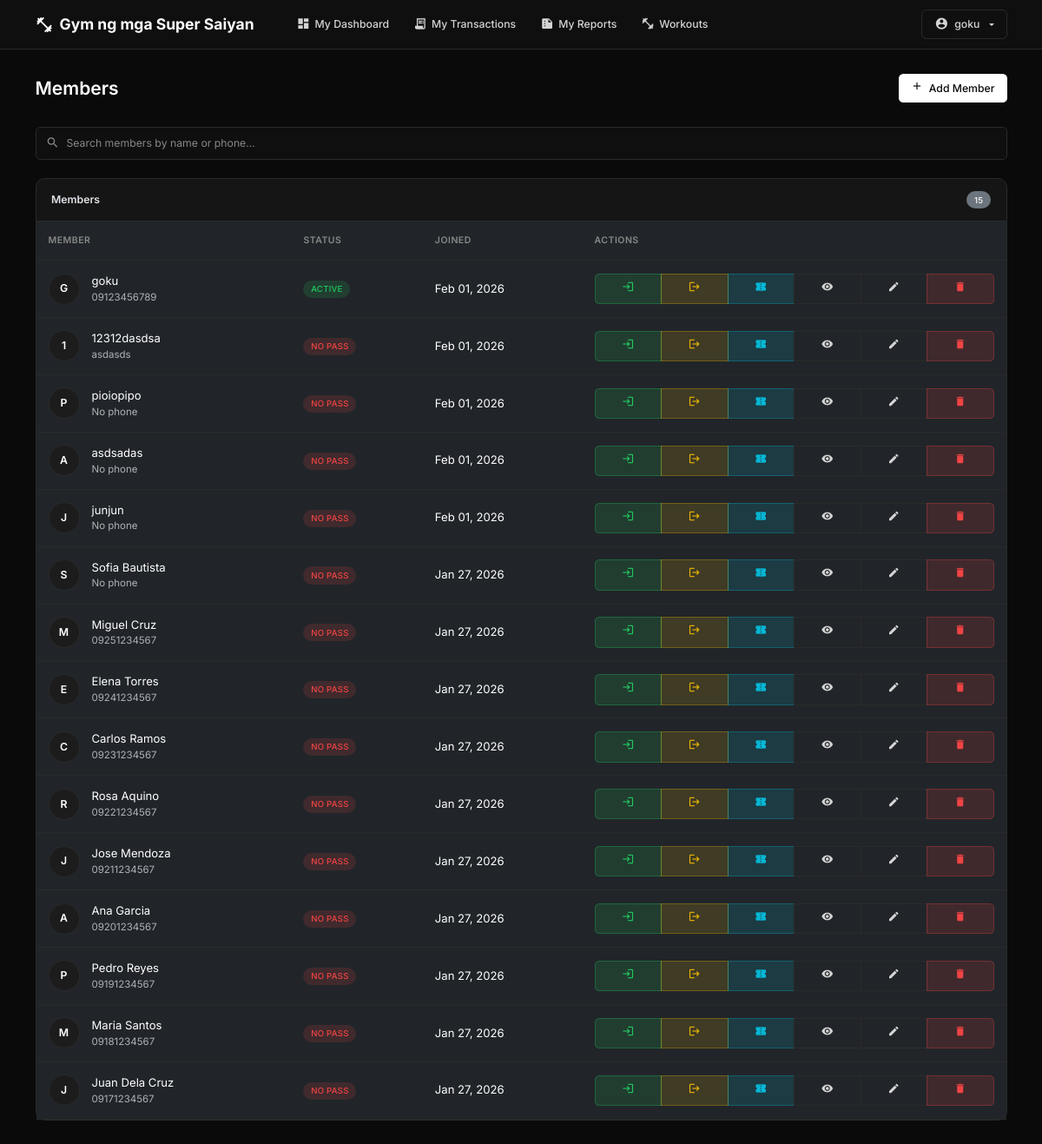
Page /members/ (signed in) on the committed database.
### core/models.py (models this page shows, shortened)
class Member(models.Model):
    name = models.CharField(max_length=200)
    phone = models.CharField(max_length=20, blank=True, null=True)
    user = models.OneToOneField(User, on_delete=models.CASCADE, null=True, blank=True)
    created_at = models.DateTimeField(auto_now_add=True)
    class Meta:
        ordering = ['-created_at']
    def get_active_pass(self):
        today = timezone.now().date()
        return self.passes.filter(
            start_date__lte=today,
            end_date__gte=today,
            status='active'
        ).first()
    def has_active_pass(self):
        return self.get_active_pass() is not None

### core/views.py (the view, shortened to what this page needs)
# urls.py: path('members/', views.members_list, name='members_list'),
@login_required
def members_list(request):
    query = request.GET.get('q', '')
    members = Member.objects.all()
    if query:
        members = members.filter(
            Q(name__icontains=query) | Q(phone__icontains=query)
        )
    form = MemberForm()
    context = {
        'members': members,
        'plans': MembershipPlan.objects.filter(is_active=True),  # Pass active plans
        'form': form,
        'query': query,
        'page_title': 'Members',
    }
    return render(request, 'pages/members.html', context)

### core/forms.py
class MemberForm(forms.ModelForm):
    class Meta:
        model = Member
        fields = ['name', 'phone']
        widgets = {
            'name': forms.TextInput(attrs={
                'class': 'form-control',
                'placeholder': 'Enter member name'
            }),
            'phone': forms.TextInput(attrs={
                'class': 'form-control',
                'placeholder': 'Phone number (optional)'
            }),
        }

### templates/pages/members.html (shortened to what this page needs)
{% extends 'base.html' %}
{% block page_actions %}
<button class="btn btn-primary" data-bs-toggle="modal" data-bs-target="#createMemberModal">
    <span class="material-icons me-1" style="font-size: 1rem;">add</span>
    Add Member
</button>
{% endblock %}
{% block content %}
<div class="mb-4">
    <div class="search-bar">
        <span class="material-icons">search</span>
        <input type="text"
               id="memberSearchInput"
               class="form-control"
               placeholder="Search members by name or phone..."
               aria-label="Search members"
               value="{{ query|default:'' }}">
    </div>
</div>
<div class="card animate-in">
    <div class="card-header d-flex justify-content-between align-items-center">
        <span>Members{% if query %} <span class="text-muted">(filtered)</span>{% endif %}</span>
        <span class="badge bg-secondary">{{ members.count }}</span>
    </div>
    <div class="card-body p-0">
        <div class="table-responsive">
            <table class="table table-hover mb-0">
                <thead>
                    <tr>
                        <th>Member</th>
                        <th>Status</th>
                        <th>Joined</th>
                        <th>Actions</th>
                    </tr>
                </thead>
                <tbody>
                    {% for member in members %}
                    <tr>
                        <td>
                            <div class="d-flex align-items-center">
                                <div class="avatar me-3">{{ member.name|slice:":1"|upper }}</div>
                                <div>
                                    <a href="{% url 'member_detail' member.pk %}">{{ member.name }}</a>
                                    <div class="small text-muted">{{ member.phone|default:"No phone" }}</div>
                                </div>
                            </div>
                        </td>
                        <td>
                            {% if member.has_active_pass %}
                                {% include 'atoms/badge.html' with type="active" text="Active" %}
                            {% else %}
                                {% include 'atoms/badge.html' with type="expired" text="No Pass" %}
                            {% endif %}
                        </td>
                        <td>{{ member.created_at|date:"M d, Y" }}</td>
                        <td>
                            <div class="d-none d-xl-flex btn-group btn-group-sm">
                                <a href="{% url 'check_in_member' member.pk %}" class="btn btn-success" title="Time In" aria-label="Time In">
                                    <span class="material-icons" style="font-size: 1rem;">login</span>
                                </a>
                                <a href="{% url 'check_out_member' member.pk %}" class="btn btn-warning" title="Time Out" aria-label="Time Out">
                                    <span class="material-icons" style="font-size: 1rem;">logout</span>
                                </a>
                                <button type="button" class="btn btn-info" onclick="openSellPassModal({{ member.pk }}, '{{ member.name|escapejs }}')" title="Give Pass" aria-label="Give Pass">
                                    <span class="material-icons" style="font-size: 1rem;">confirmation_number</span>
                                </button>
                                <a href="{% url 'member_detail' member.pk %}" class="btn btn-outline-light" title="View" aria-label="View Member">
                                    <span class="material-icons" style="font-size: 1rem;">visibility</span>
                                </a>
                                <a href="{% url 'member_edit' member.pk %}" class="btn btn-outline-light" title="Edit" aria-label="Edit Member">
                                    <span class="material-icons" style="font-size: 1rem;">edit</span>
                                </a>
                                <button type="button" class="btn btn-danger" onclick="confirmDelete('{{ member.name|escapejs }}', '{% url 'member_delete' member.pk %}')" title="Delete" aria-label="Delete Member">
                                    <span class="material-icons" style="font-size: 1rem;">delete</span>
                                </button>
                            </div>
                        </td>
                    </tr>
                    {% endfor %}
                </tbody>
            </table>
        </div>
    </div>
</div>
{% endblock %}

### templates/base.html (shortened to what this page needs)
<!DOCTYPE html>
<html lang="en" data-bs-theme="{% if user.settings %}{{ user.settings.theme }}{% elif user.member and user.member.profile %}{{ user.member.profile.theme }}{% else %}dark{% endif %}" class="{% if user.settings %}font-{{ user.settings.font_size }}{% elif user.member and user.member.profile %}font-{{ user.member.profile.font_size }}{% else %}font-medium{% endif %}">
<head>
    <link href="https://cdn.jsdelivr.net/npm/bootstrap@5.3.2/dist/css/bootstrap.min.css" rel="stylesheet">
</head>
<body>
    <nav class="navbar navbar-expand-lg sticky-top">
        <div class="container">
            <a class="navbar-brand" href="{% url 'dashboard' %}">
                <span class="material-icons">fitness_center</span>
                Gym ng mga Super Saiyan
            </a>
            <div class="collapse navbar-collapse" id="navbarNav">
                <ul class="navbar-nav me-auto ms-4">
                    {% if user.member %}
                    <li class="nav-item">
                        <a class="nav-link {% if request.resolver_match.url_name == 'customer_dashboard' %}active{% endif %}" href="{% url 'customer_dashboard' %}">
                            <span class="material-icons">dashboard</span>
                            My Dashboard
                        </a>
                    </li>
                    <li class="nav-item">
                        <a class="nav-link {% if request.resolver_match.url_name == 'customer_transactions' %}active{% endif %}" href="{% url 'customer_transactions' %}">
                            <span class="material-icons">receipt_long</span>
                            My Transactions
                        </a>
                    </li>
                    <li class="nav-item">
                        <a class="nav-link {% if request.resolver_match.url_name == 'customer_reports' %}active{% endif %}" href="{% url 'customer_reports' %}">
                            <span class="material-icons">summarize</span>
                            My Reports
                        </a>
                    </li>
                    <li class="nav-item">
                        <a class="nav-link {% if 'my-workouts' in request.path %}active{% endif %}" href="{% url 'workout_library' %}">
                            <span class="material-icons">fitness_center</span>
                            Workouts
                        </a>
                    </li>
                    {% endif %}
                </ul>
                <div class="dropdown">
                    <button class="btn btn-outline-light dropdown-toggle d-flex align-items-center gap-2" type="button" data-bs-toggle="dropdown">
                        <span class="material-icons" style="font-size: 1.125rem;">account_circle</span>
                        {{ user.username|default:"Admin" }}
                    </button>
                </div>
            </div>
        </div>
    </nav>
    <main class="main-content" id="main-content">
        <div class="container">
            <div class="page-header d-flex justify-content-between align-items-center">
                <h1>{{ page_title|default:"Dashboard" }}</h1>
                <div>{% block page_actions %}{% endblock %}</div>
            </div>
            {% block content %}{% endblock %}
        </div>
    </main>
    <link href="https://cdn.jsdelivr.net/npm/tom-select@2.3.1/dist/css/tom-select.bootstrap5.min.css" rel="stylesheet">
    <div class="toast-container position-fixed bottom-0 end-0 p-3">
    </div>
</body>
</html>

### templates/atoms/badge.html
<span class="badge badge-{{ type }}">{{ text }}</span>

### templates/base.html (style rules this page uses)
:root { --bg-primary: #0a0a0a; --bg-secondary: #0f0f0f; --bg-card: #151515; --bg-hover: #1c1c1c; --border-color: #2a2a2a; --text-primary: #ffffff; --text-secondary: #d4d4d4; --text-muted: #888888; --accent: #ffffff; }
html.font-small { font-size: 14px; }
* { font-family: 'Inter', -apple-system, BlinkMacSystemFont, sans-serif; }
body { background: var(--bg-primary); color: var(--text-primary); min-height: 100vh; }
.navbar { background: var(--bg-secondary); border-bottom: 1px solid var(--border-color); padding: 0.75rem 0; }
.navbar-brand { font-weight: 700; font-size: 1.25rem; color: var(--text-primary) !important; display: flex; align-items: center; gap: 0.5rem; }
.navbar-brand .material-icons { font-size: 1.5rem; }
.nav-link { color: var(--text-secondary) !important; font-weight: 500; font-size: 0.875rem; padding: 0.5rem 1rem !important; border-radius: 0.375rem; transition: all 0.2s ease; display: flex; align-items: center; gap: 0.375rem; }
.nav-link .material-icons { font-size: 1.125rem; }
.main-content { padding: 2rem 0; min-height: calc(100vh - 60px); }
.page-header { margin-bottom: 2rem; }
.page-header h1 { font-weight: 600; font-size: 1.5rem; margin: 0; }
.card { background: var(--bg-card); border: 1px solid var(--border-color); border-radius: 0.75rem; transition: all 0.2s ease; }
.card-header { background: transparent; border-bottom: 1px solid var(--border-color); padding: 1rem 1.25rem; font-weight: 600; font-size: 0.875rem; }
.card-body { padding: 1.25rem; }
.table { color: var(--text-primary); margin: 0; }
.table thead th { border-bottom: 1px solid var(--border-color); font-weight: 600; text-transform: uppercase; font-size: 0.75rem; letter-spacing: 0.5px; color: var(--text-muted); padding: 1rem; }
.table tbody td { border-bottom: 1px solid var(--border-color); padding: 1rem; vertical-align: middle; font-size: 0.9375rem; }
.table tbody tr { transition: background 0.15s ease; }
.badge { font-weight: 500; font-size: 0.6875rem; padding: 0.375rem 0.625rem; border-radius: 1rem; text-transform: uppercase; letter-spacing: 0.25px; }
.badge-active { background: rgba(34, 197, 94, 0.15); color: #22c55e; }
.badge-expired { background: rgba(239, 68, 68, 0.15); color: #ef4444; }
.btn { font-size: 0.875rem; font-weight: 500; padding: 0.5rem 1rem; border-radius: 0.375rem; transition: all 0.15s ease; }
.btn-primary { background: var(--text-primary); border: none; color: var(--bg-primary); }
.btn-outline-light { border-color: var(--border-color); color: var(--text-secondary); }
.btn-danger { background: rgba(239, 68, 68, 0.15); border: 1px solid rgba(239, 68, 68, 0.3); color: #ef4444; }
.btn-success { background: rgba(34, 197, 94, 0.15); border: 1px solid rgba(34, 197, 94, 0.3); color: #22c55e; }
.btn-warning { background: rgba(234, 179, 8, 0.15); border: 1px solid rgba(234, 179, 8, 0.3); color: #eab308; }
.btn-info { background: rgba(6, 182, 212, 0.15); border: 1px solid rgba(6, 182, 212, 0.3); color: #06b6d4; }
.form-control, .form-select { background: var(--bg-secondary); border: 1px solid var(--border-color); color: var(--text-primary); border-radius: 0.375rem; padding: 0.625rem 0.875rem; font-size: 0.875rem; transition: all 0.15s ease; }
.form-control::placeholder { color: var(--text-muted); }
.search-bar { position: relative; }
.search-bar .material-icons { position: absolute; left: 0.875rem; top: 50%; transform: translateY(-50%); color: var(--text-muted); font-size: 1.125rem; }
.search-bar input { padding-left: 2.5rem; }
.animate-in { animation: fadeIn 0.3s ease forwards; }
.avatar { width: 36px; height: 36px; border-radius: 50%; background: var(--bg-hover); border: 1px solid var(--border-color); display: flex; align-items: center; justify-content: center; font-weight: 600; font-size: 0.875rem; }
a { color: var(--text-primary); text-decoration: none; transition: color 0.15s ease; }
.page-header h1 { font-size: clamp(1.25rem, 4vw, 1.5rem); }
.table-responsive { -webkit-overflow-scrolling: touch; }

### rows in the picture
Member: name "G", name "goku", phone "09123456789", text "ACTIVE", created_at "Feb 01, 2026"
Member: name "1", name "12312dasdsa", phone "asdasds", text "NO PASS", created_at "Feb 01, 2026"
Member: name "P", name "pioiopipo", phone "No phone", text "NO PASS", created_at "Feb 01, 2026"
Member: name "A", name "asdsadas", phone "No phone", text "NO PASS", created_at "Feb 01, 2026"
Member: name "J", name "junjun", phone "No phone", text "NO PASS", created_at "Feb 01, 2026"
Member: name "S", name "Sofia Bautista", phone "No phone", text "NO PASS", created_at "Jan 27, 2026"
Member: name "M", name "Miguel Cruz", phone "09251234567", text "NO PASS", created_at "Jan 27, 2026"
Member: name "E", name "Elena Torres", phone "09241234567", text "NO PASS", created_at "Jan 27, 2026"
Member: name "C", name "Carlos Ramos", phone "09231234567", text "NO PASS", created_at "Jan 27, 2026"
Member: name "R", name "Rosa Aquino", phone "09221234567", text "NO PASS", created_at "Jan 27, 2026"
Member: name "J", name "Jose Mendoza", phone "09211234567", text "NO PASS", created_at "Jan 27, 2026"
Member: name "A", name "Ana Garcia", phone "09201234567", text "NO PASS", created_at "Jan 27, 2026"
Member: name "P", name "Pedro Reyes", phone "09191234567", text "NO PASS", created_at "Jan 27, 2026"
Member: name "M", name "Maria Santos", phone "09181234567", text "NO PASS", created_at "Jan 27, 2026"
Member: name "J", name "Juan Dela Cruz", phone "09171234567", text "NO PASS", created_at "Jan 27, 2026"

### other values in the picture
{{ user.username|default:"Admin" }} "goku"
{{ page_title|default:"Dashboard" }} "Members"
{{ members.count }} "15"
